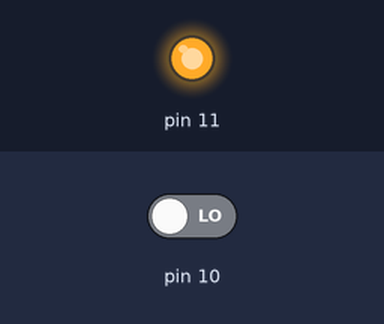
Recording of a sketch running on a simulated Arduino Uno, built with avr-gcc and run on an emulated ATmega328P. On the bench: output pins drawn as LEDs (lit = HIGH). The test bench sets the inputs (shaded band); at power-on: pin 10 LOW.

Above: at 1.2 s.
1.3 s: pin 10 driven HIGH
At 2.1 s:
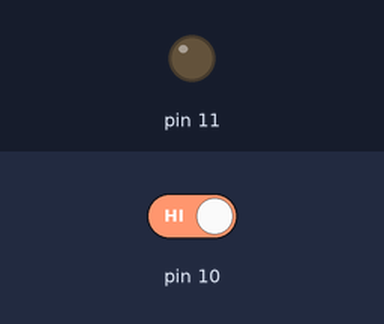
2.8 s: pin 10 driven LOW
At 3.2 s:
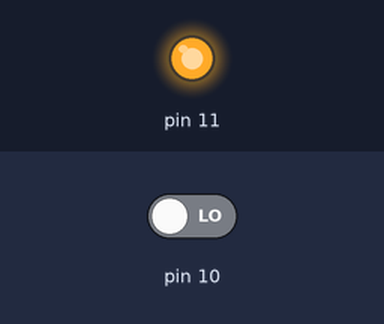
Timing chart, 0 to 5.8 s (numbered marks = the images above; inputs shaded):
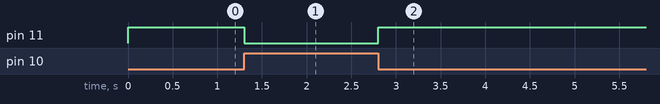

Measured:
- after the input at 1.3 s, pin 11: HIGH → LOW at once
- after the input at 2.8 s, pin 11: LOW → HIGH at once

The sketch:

desa_7.ino
```cpp
int a = 0;

void setup() {
  // put your setup code here, to run once:
  Serial.begin(9600);
  pinMode(10,INPUT);
  pinMode(11,OUTPUT);


}

void loop() {
  if (digitalRead(10)==1){
    digitalWrite(11,LOW);
  }
  else{
    digitalWrite(11,HIGH);
  }
  // put your main code here, to run repeatedly:


}
```
